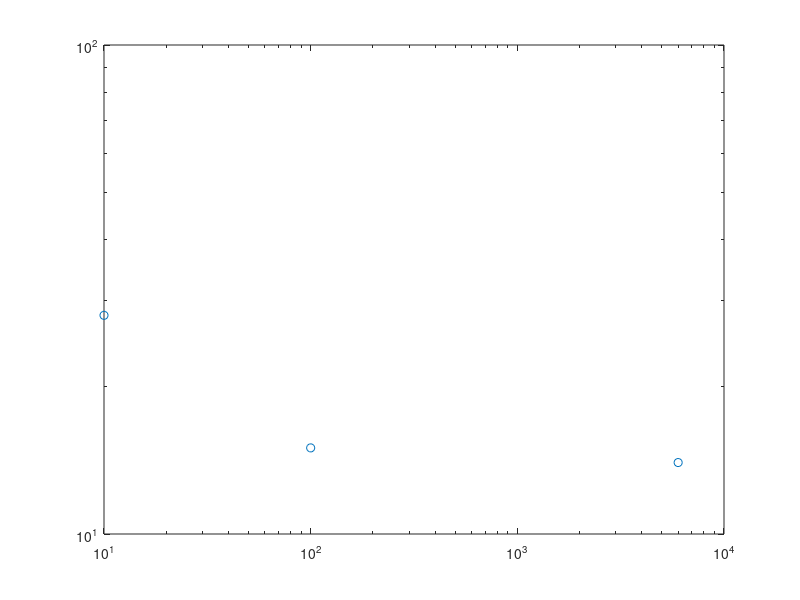

Write MATLAB code to recreate this figure. (Note: this script raises an error after producing the figure.)
clr = [[1, 0, 0]; [1, 0.5, 0]; [1, 0.8, 0.2]; 
    [0, 0.8, 0]; [0.2, 1, 0.2]; [0.5, 1, 0.5];
    [0.3, 0.2, 1]; [0.8, 0.3, 1]; [1, 0.5, 1]];
str = {'-'; '--'; '-.'; ':'};

%% 
Lgd1 = {};
figure(2);

% 85
comp = [10, 100, 6000];
comm1 = [28, 15, 14];
comm2 = [36, 25, 3];
comm3 = [33, 17, 3];
p = loglog(comp, comm1, 'o'); p.LineWidth = 1.3;  p.Color = clr(1,:);  p.LineStyle = 'none';  p.MarkerSize = 8;  hold on;
Lgd1{1} = sprintf('Alg.1,acc=85%s','%');
p = loglog(comp, comm2, 'o'); p.LineWidth = 1.3;  p.Color = clr(4,:);  p.LineStyle = 'none';  p.MarkerSize = 8;  hold on;
Lgd1{2} = sprintf('SGD,acc=85%s','%');
p = loglog(comp, comm3, 'o'); p.LineWidth = 1.3;  p.Color = clr(7,:);  p.LineStyle = 'none';  p.MarkerSize = 8;  hold on;
Lgd1{3} = sprintf('SGD-m,acc=85%s','%');

% 90
comp = [10, 100, 6000];
comm1 = [66, 26, 22];
comm2 = [153, 117, 13];
comm3 = [80, 49, 8];
p = loglog(comp, comm1, 's'); p.LineWidth = 1.3;  p.Color = clr(1,:);  p.LineStyle = 'none';  p.MarkerSize = 8;  hold on;
Lgd1{4} = sprintf('Alg.1,acc=90%s','%');
p = loglog(comp, comm2, 's'); p.LineWidth = 1.3;  p.Color = clr(4,:);  p.LineStyle = 'none';  p.MarkerSize = 8;  hold on;
Lgd1{5} = sprintf('SGD,acc=90%s','%');
p = loglog(comp, comm3, 's'); p.LineWidth = 1.3;  p.Color = clr(7,:);  p.LineStyle = 'none';  p.MarkerSize = 8;  hold on;
Lgd1{6} = sprintf('SGD-m,acc=90%s','%');

% 92
comp = [10, 100, 6000];
comm1 = [93, 52, 47];
comm2 = [415, 351, 38];
comm3 = [144, 100, 18];
p = loglog(comp, comm1, '*'); p.LineWidth = 1.3;  p.Color = clr(1,:);  p.LineStyle = 'none';  p.MarkerSize = 8;  hold on;
Lgd1{7} = sprintf('Alg.1,acc=92%s','%');
p = loglog(comp, comm2, '*'); p.LineWidth = 1.3;  p.Color = clr(4,:);  p.LineStyle = 'none';  p.MarkerSize = 8;  hold on;
Lgd1{8} = sprintf('SGD,acc=92%s','%');
p = loglog(comp, comm3, '*'); p.LineWidth = 1.3;  p.Color = clr(7,:);  p.LineStyle = 'none';  p.MarkerSize = 8;  hold on;
Lgd1{9} = sprintf('SGD-m,acc=92%s','%');

% % 95
% comp = [10, 100, 6000];
% comm1 = [357, 192, 183];
% comm2 = [1000, 1000, 260];
% comm3 = [414, 336, 70];
% p = loglog(comp, comm1); p.LineWidth = 1.2;  p.Color = clr(1,:);  p.LineStyle = str{3};  hold on;
% Lgd1{7} = sprintf('Alg.1,acc=95%s','%');
% p = loglog(comp, comm2); p.LineWidth = 1.2;  p.Color = clr(4,:);  p.LineStyle = str{3};  hold on;
% Lgd1{8} = sprintf('SGD,acc=95%s','%');
% p = loglog(comp, comm3); p.LineWidth = 1.2;  p.Color = clr(7,:);  p.LineStyle = str{3};  hold on;
% Lgd1{9} = sprintf('SGD-m,acc=95%s','%');

hold off;
legend(Lgd1);
grid on;
axis([-Inf, Inf, 1, 700]);
xlabel('Computation cost');
ylabel('Communication cost');


